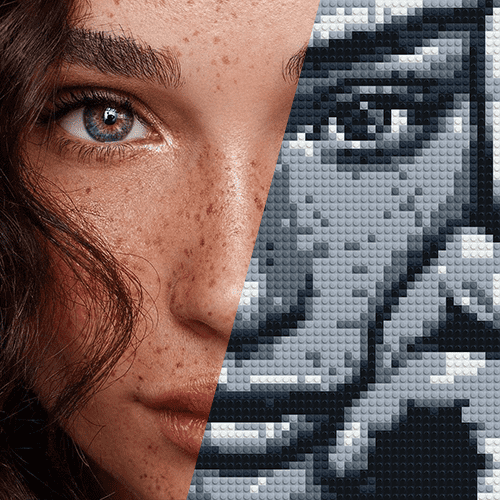
#> input picture img-test.png, 500 x 500 px
$ python filter.py
#> lines starting #> are read from the running program, lines starting #| are printed output that depends on the picture; after the words box and inside, x2 and y2 are one past the last pixel; in counts of white or black regions, pixels touching at a corner belong together
from PIL import Image
import numpy as np


class MosaicGenerator:
    def __init__(self, gradation=6, step=10):
        self.gradation = 255 / gradation
        self.step = 10

    def get_pixel_color(self, pixel_arr, i, j):
        return np.sum(pixel_arr[i: i + self.step, j: j + self.step]) // (10 * self.step)

    def set_pixel_color(self, pixel_arr, i, j, color_sum):
        pixel_arr[i: i + self.step, j: j + self.step] = int(color_sum // self.gradation) * self.gradation / 3
        return pixel_arr

    def generate_mosaic(self, img):
        pixel_arr = np.array(img)
        h, w = len(pixel_arr), len(pixel_arr[1])
        for i in range(0, h, self.step):
            for j in range(0, w, self.step):
                color_sum = self.get_pixel_color(pixel_arr, i, j)
                pixel_arr = self.set_pixel_color(pixel_arr, i, j, color_sum)
        return Image.fromarray(pixel_arr)


print("Введите название файла, который вы хотите преобразовать")
inp_path = input()
#> the answer given: img-test.png
print("Введите название для выходного файла")
output_path = input()
#> the answer given: out.png
img = Image.open(inp_path)
#> img is the input picture: PIL image 500x500 P; mean R, G, B 112.6, 94.1, 91.7
generator = MosaicGenerator(gradation=4)
res = generator.generate_mosaic(img)
#> in generate_mosaic, `pixel_arr = np.array(img)`:
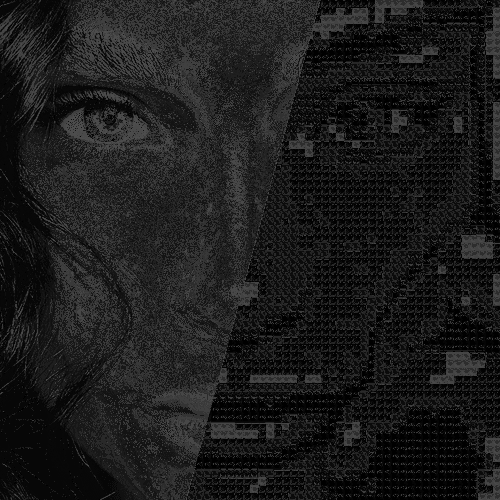
#> pixel_arr: shape (500, 500); min 0, max 77, mean 27.6
#> in generate_mosaic, `h, w = len(pixel_arr), len(pixel_arr[1])`: h = 500
#> after the loop in generate_mosaic, `for i in range(0, h, self.step):`:
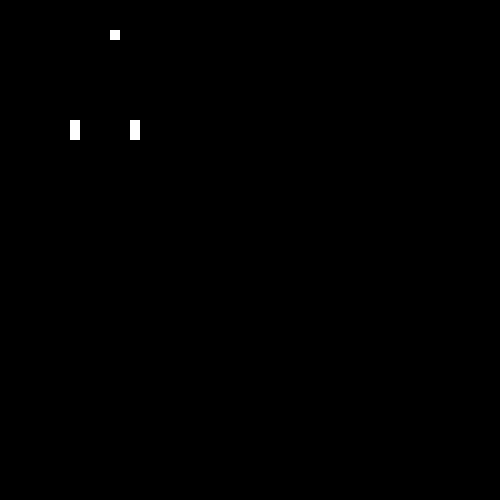
#> pixel_arr: shape (500, 500); values 0 (black) and 21 (white), 0.2% white; 3 white regions, box (x1, y1, x2, y2) and area: (70, 120, 80, 140) 200, (130, 120, 140, 140) 200, (110, 30, 120, 40) 100
res.save(output_path)
